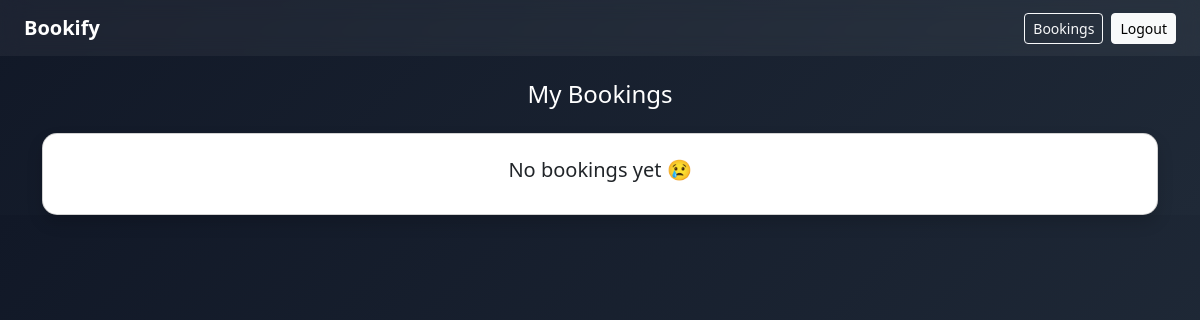
Page /my-bookings/ (signed in) on the earlier database version.
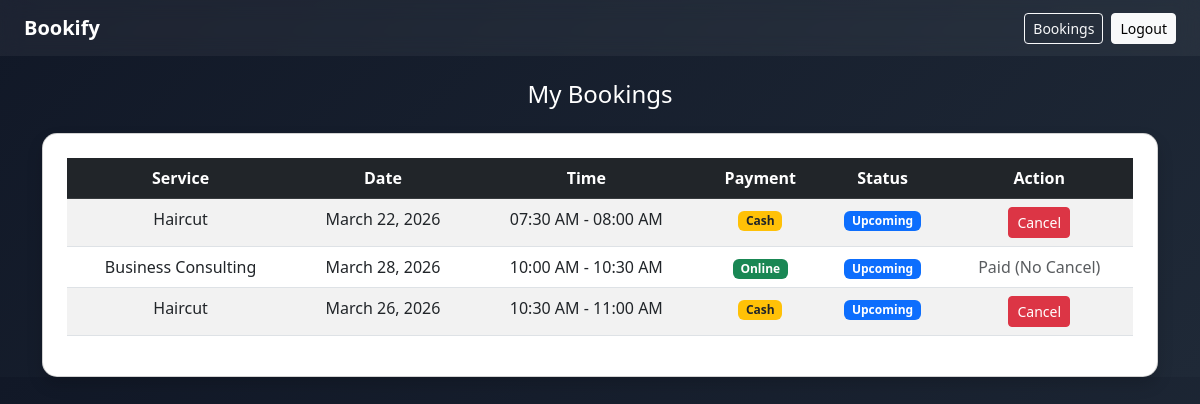
Same page on the later database version.
### appointments/models.py (models this page shows, shortened)
class Appointment(models.Model):
    PAYMENT_CHOICES = (
        ('cash', 'Cash'),
        ('online', 'Online'),
    )
    STATUS_CHOICES = (
        ('upcoming', 'Upcoming'),
        ('completed', 'Completed'),
        ('cancelled', 'Cancelled'),
    )
    user = models.ForeignKey(User, on_delete=models.CASCADE)
    service = models.ForeignKey('Service', on_delete=models.CASCADE)
    date = models.DateField()
    time_slot = models.ForeignKey('TimeSlot', on_delete=models.CASCADE)
    payment_type = models.CharField(max_length=10, choices=PAYMENT_CHOICES, default='cash')
    status = models.CharField(max_length=20, choices=STATUS_CHOICES, default='upcoming')

class Service(models.Model):
    CATEGORY_CHOICES = [
        ('doctor', 'Doctor'),
        ('salon', 'Salon'),
        ('consult', 'Consultancy'),
    ]
    name = models.CharField(max_length=100)
    category = models.CharField(max_length=20, choices=CATEGORY_CHOICES)
    sub_category = models.CharField(max_length=100, blank=True)
    description = models.TextField()
    duration = models.IntegerField()
    price = models.IntegerField()

class TimeSlot(models.Model):
    start_time = models.TimeField()
    end_time = models.TimeField()

### appointments/views.py (the view)
# urls.py: path('my-bookings/', views.my_bookings),
def my_bookings(request):
    if not request.user.is_authenticated:
        return redirect('/login/')
    appointments = Appointment.objects.filter(user=request.user)
    return render(request, 'appointments/my_bookings.html', {
        'appointments': appointments
    })

### appointments/templates/appointments/my_bookings.html
{% extends 'appointments/base.html' %}
{% block content %}
<h4 class="mb-4 text-center">My Bookings</h4>
<div class="card p-4 shadow">
{% if appointments %}
<table class="table table-striped text-center">
<thead class="table-dark">
<tr>
    <th>Service</th>
    <th>Date</th>
    <th>Time</th>
    <th>Payment</th>
    <th>Status</th>
    <th>Action</th>
</tr>
</thead>
<tbody>
{% for a in appointments %}
<tr>
<td>{{ a.service.name }}</td>
<td>{{ a.date }}</td>
<td>
{{ a.time_slot.start_time|time:"h:i A" }} -
{{ a.time_slot.end_time|time:"h:i A" }}
</td>
<td>
{% if a.payment_type == 'cash' %}
<span class="badge bg-warning text-dark">Cash</span>
{% else %}
<span class="badge bg-success">Online</span>
{% endif %}
</td>
<td>
{% if a.status == 'upcoming' %}
<span class="badge bg-primary">Upcoming</span>
{% elif a.status == 'completed' %}
<span class="badge bg-success">Completed</span>
{% elif a.status == 'cancelled' %}
<span class="badge bg-danger">Cancelled</span>
{% endif %}
</td>
<td>
{% if a.status == 'upcoming' and a.payment_type == 'cash' %}
    <a href="/cancel/{{ a.id }}/" class="btn btn-danger btn-sm">
        Cancel
    </a>
{% elif a.payment_type == 'online' %}
    <span class="text-muted">Paid (No Cancel)</span>
{% else %}
    <span class="text-muted">N/A</span>
{% endif %}
</td>
</tr>
{% endfor %}
</tbody>
</table>
{% else %}
<h5 class="text-center">No bookings yet 😢</h5>
{% endif %}
</div>
{% endblock %}

### appointments/templates/appointments/base.html (shortened to what this page needs)
<!DOCTYPE html>
<html>
<head>
<link href="https://cdn.jsdelivr.net/npm/bootstrap@5.3.0/dist/css/bootstrap.min.css" rel="stylesheet">
</head>
<body>
<nav class="navbar px-4">
<a class="navbar-brand text-white fw-bold" href="/">Bookify</a>
<div class="d-flex gap-2">
{% if user.is_authenticated %}
<a href="/my-bookings/" class="btn btn-outline-light btn-sm">Bookings</a>
<a href="/logout/" class="btn btn-light btn-sm">Logout</a>
{% else %}
<a href="/login/" class="btn btn-light btn-sm">Login</a>
{% endif %}
</div>
</nav>
<div class="container mt-4 fade-in">
{% block content %}{% endblock %}
</div>
</body>
</html>

### appointments/templates/appointments/base.html (style rules this page uses)
body { background: linear-gradient(135deg, #111827, #1f2937); color: white; }
.navbar { background: rgba(255,255,255,0.05); backdrop-filter: blur(10px); }
.card { border-radius: 15px; overflow: hidden; transition: all 0.4s ease; }
.btn { transition: all 0.3s ease; }
.fade-in { animation: fadeIn 0.8s ease-in; }

Differences in the rows shown:
added Appointment: service.name "Haircut", date "March 22, 2026", time_slot.start_time "07:30 AM", time_slot.end_time "08:00 AM", payment_type "Cash", status "Upcoming"
added Appointment: service.name "Business Consulting", date "March 28, 2026", time_slot.start_time "10:00 AM", time_slot.end_time "10:30 AM", payment_type "Online", status "Upcoming"
added Appointment: service.name "Haircut", date "March 26, 2026", time_slot.start_time "10:30 AM", time_slot.end_time "11:00 AM", payment_type "Cash", status "Upcoming"
Other differences:
text no longer shown: "No bookings yet 😢"
text now shown: "Service Date Time Payment Status Action"
